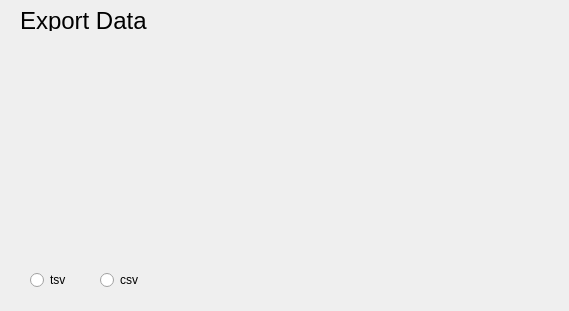
<?xml version="1.0" encoding="UTF-8"?>
<ui version="4.0">
 <class>ExportWidget</class>
 <widget class="QWidget" name="ExportWidget">
  <property name="geometry">
   <rect>
    <x>0</x>
    <y>0</y>
    <width>569</width>
    <height>311</height>
   </rect>
  </property>
  <property name="windowTitle">
   <string>Form</string>
  </property>
  <widget class="QLabel" name="label">
   <property name="geometry">
    <rect>
     <x>20</x>
     <y>10</y>
     <width>251</width>
     <height>21</height>
    </rect>
   </property>
   <property name="font">
    <font>
     <pointsize>18</pointsize>
    </font>
   </property>
   <property name="text">
    <string>Export Data</string>
   </property>
  </widget>
  <widget class="QLabel" name="label_2">
   <property name="geometry">
    <rect>
     <x>20</x>
     <y>70</y>
     <width>62</width>
     <height>16</height>
    </rect>
   </property>
   <property name="text">
    <string/>
   </property>
  </widget>
  <widget class="QWidget" name="gridLayoutWidget">
   <property name="geometry">
    <rect>
     <x>30</x>
     <y>70</y>
     <width>491</width>
     <height>181</height>
    </rect>
   </property>
   <layout class="QGridLayout" name="gridLayout"/>
  </widget>
  <widget class="QRadioButton" name="radioButtonTsv">
   <property name="geometry">
    <rect>
     <x>30</x>
     <y>270</y>
     <width>102</width>
     <height>20</height>
    </rect>
   </property>
   <property name="text">
    <string>tsv</string>
   </property>
  </widget>
  <widget class="QRadioButton" name="radioButtonCsv">
   <property name="geometry">
    <rect>
     <x>100</x>
     <y>270</y>
     <width>102</width>
     <height>20</height>
    </rect>
   </property>
   <property name="text">
    <string>csv</string>
   </property>
  </widget>
 </widget>
 <resources/>
 <connections/>
</ui>
